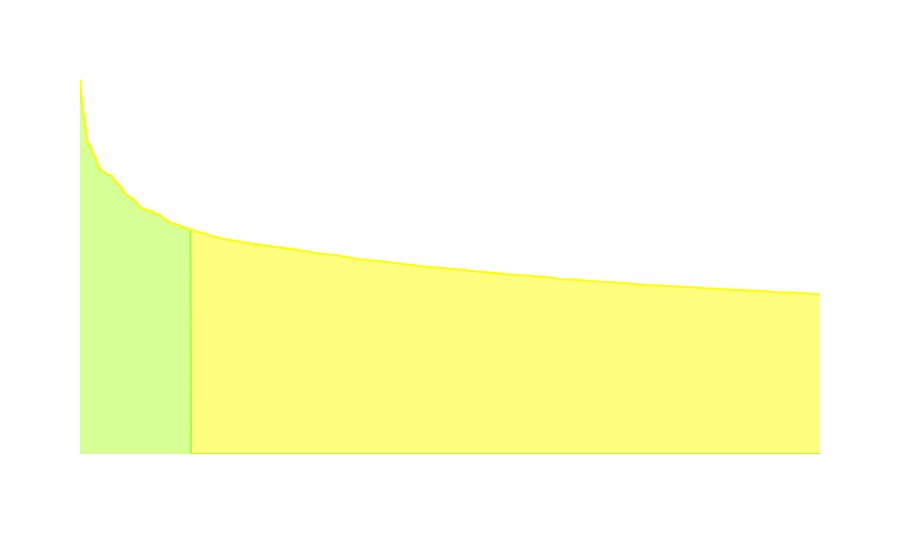

Write notebook code for a chart like this one.
### Markdown cell above
### Answer for <span style="color:blue;background-color:white;">Exercise 15</span>

### Code cell
# Converting the frequeny values in to log significantly scales down the difference betwen the 
# uper and lower frequencies. 
# So have got a chart that doesn't have long tail and sharp head
# However log scale is preferable, we can also use sqrt and cube transforations to reduce skeewness 
import math
term_frequencies_log = [math.log(i) for i in term_frequencies]
terms = count_vect.get_feature_names_out()
freqs = term_frequencies_log

# Combine into DataFrame
df_terms = pd.DataFrame({
    "Term": terms,
    "Log_Frequency": freqs
})

sorted_list = df_terms.sort_values("Log_Frequency", ascending=False) # Sort by frequency (descending)
#top_n = 30  # number of terms to display
#plot = sorted_list
chart_plot = sorted_list.head(1000).reset_index(drop=True)

# Create a group column: first 25% = blue, last 75% = yellow
borderr = int(len(chart_plot) * 0.15)
chart_plot["ColorGroup"] = np.where(chart_plot.index < borderr, "First 25%", "Last 75%")

# Interactive bar chart
chart = px.area(
    chart_plot,
    x="Term",
    y="Log_Frequency",
    color="ColorGroup",  # use the new group column
    color_discrete_map={"First 25%": "greenyellow", "Last 75%": "yellow"},
)

chart.update_layout(
    xaxis=dict(
        #showticklabels=False,
        showgrid=False,
        color="White"
    ),
    yaxis=dict(
        #showticklabels=False,
        showgrid=False,
        color="White"
    ),
    plot_bgcolor='rgba(0,0,0,0)',  # remove plot background color
    paper_bgcolor='rgba(0,0,0,0)', # remove outer background color
    showlegend=False,        # remove legend 
)

### Figure 1 — Plotly figure (JSON) as saved in the notebook; plotly's stock layout.template omitted (floating-point values rounded to 4 significant figures; data arrays with more than 128 entries replaced by an {"elided": "..."} marker saying what was removed)
{"data": [{"fillpattern": {"shape": ""}, "hovertemplate": "ColorGroup=First 25%<br>Term=%{x}<br>Log_Frequency=%{y}<extra></extra>", "legendgroup": "First 25%", "line": {"color": "greenyellow"}, "marker": {"symbol": "circle"}, "mode": "lines", "name": "First 25%", "orientation": "v", "showlegend": true, "stackgroup": "1", "type": "scatter", "x": {"elided": "150 str values"}, "xaxis": "x", "y": {"elided": "150 float values"}, "yaxis": "y"}, {"fillpattern": {"shape": ""}, "hovertemplate": "ColorGroup=Last 75%<br>Term=%{x}<br>Log_Frequency=%{y}<extra></extra>", "legendgroup": "Last 75%", "line": {"color": "yellow"}, "marker": {"symbol": "circle"}, "mode": "lines", "name": "Last 75%", "orientation": "v", "showlegend": true, "stackgroup": "1", "type": "scatter", "x": {"elided": "850 str values"}, "xaxis": "x", "y": {"elided": "850 float values"}, "yaxis": "y"}], "layout": {"legend": {"title": {"text": "ColorGroup"}, "tracegroupgap": 0}, "margin": {"t": 60}, "paper_bgcolor": "rgba(0,0,0,0)", "plot_bgcolor": "rgba(0,0,0,0)", "showlegend": false, "xaxis": {"anchor": "y", "color": "White", "domain": [0, 1], "showgrid": false, "title": {"text": "Term"}}, "yaxis": {"anchor": "x", "color": "White", "domain": [0, 1], "showgrid": false, "title": {"text": "Log_Frequency"}}}}
